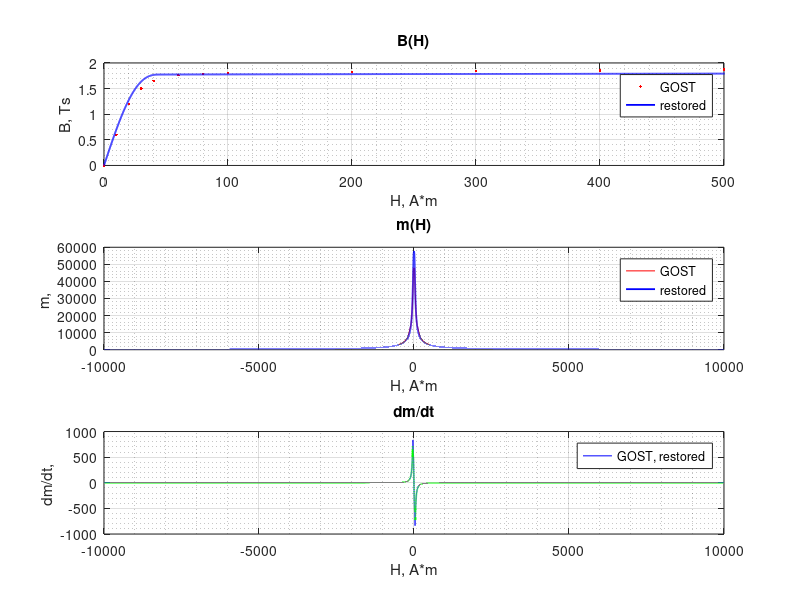

The MATLAB source for this figure:
%решение диф. уравнений
%function [dm1dH,m3,B3,H]=sat_curve()
function []=sat_curve()

    clear;clc;
    
    m0 = 4*pi*1e-7;
    B0 = 0.6;
    H0 = 10;
    m = B0/H0/m0;
    
    A1 = [
        -500 -1.87 ;
        -400 -1.855;
        -300 -1.84 ;
        -200 -1.825;
        -100 -1.8  ;
        -80  -1.785;
        -60  -1.76 ;
        -40  -1.65 ;
        -30  -1.5  ;
        -20  -1.2  ;
        -10  -0.6  ;
        0   0      ;
        10 	0.6    ;
        20 	1.2    ;
        30 	1.5    ;
        40 	1.65   ;
        60 	1.76   ;
        80 	1.785  ;
        100 1.8    ;
        200 1.825  ;
        300 1.84   ;
        400 1.855  ;
        500 1.87  ];
    
    H1 = A1(:,1);
    B1 = A1(:,2);
    
%% m1 m2
    m1 = B1./H1/m0;
    for i = 1:length(m1)
        if isnan(m1(i))
            m1(i) = m1(i-1);
        end
    end
    
%% dmdH
    H_max = 10000;
    %H = -500:0.01:500;
    H = -H_max:0.1:H_max;
    H_conj = 44;
    
    %p1 = polyfit(H1,m1,8);
    p1=[1.76e-3,0,-12.5,0,4.97e4];
    
    m1_conj = polyval(p1,H_conj);
    dp1 = polyder(p1);
    dm1dH_conj = polyval(dp1,H_conj);
    dm1dH_conj1 = -sign(H_conj)*m1_conj*H_conj/H_conj^2;
    c1 = dm1dH_conj/dm1dH_conj1;
%   
    for i = 1:length(H)    
        if abs(H(i))>H_conj
 %           m4(i) = sign(H(i))*m1_conj*H_conj/H(i)+150;
            m4(i) = sign(H(i))*m1_conj*H_conj/H(i);
        else
            m4(i) = polyval(p1,H(i));                   
        end
    end
    
    for i = 1:length(H)
        %if abs(H(i))>500
        %    dm1dH(i) = -sign(H(i))*m1_conj*H_conj/H(i)^2+150;
        %elseif abs(H(i))>H_conj
        if abs(H(i))>H_conj
            dm1dH(i) = -sign(H(i))*m1_conj*H_conj/H(i)^2;
        else
            dm1dH(i) = 1/c1*polyval(dp1,H(i));                   
        end
    end
    
    %dm1dH(i) = -sign(H(i))*m1_conj*H_conj/H(i)^2;
    %m3 = 1.55e3;
    m3 = 0.17e3;
    for i = 2:length(H)
        m3(i) = m3(i-1) + dm1dH(i)*(H(i)-H(i-1));
    end
    B3 = m3*m0.*H;
     
    for i = 2:length(H)
        dm4dH(i) = (m4(i)-m4(i-1))/(H(i)-H(i-1));
    end
    
%% plot
    subplot (3,1,1)
    plot(H1,B1,'.r',...
         H ,B3,'b'  ,...
         ...%H ,m4.*m0.*H,'g',...
        'MarkerSize',15,...
        'LineWidth',1.3);
    
    grid on
    grid minor
    title ('B(H)');
    legend ('GOST', 'restored');
    legend ('show');
    %xlim([-H_max H_max]);
    %ylim([-2.5 2.5]);
    xlim([0 500]);
    ylim([0 2]);
    ylabel('B, Ts');
    xlabel('H, A*m');
    
%%    
    subplot (3,1,2)
    plot(H1,m1,'r',...
         H ,m3,'b',...,
         ...%H ,m4,'g',...,
         'MarkerSize',15,...
         'LineWidth',1.3);
    grid on
    grid minor
    title ('m(H)');
    legend ('GOST', 'restored');
    legend ('show');
    ylabel('m, ');
    xlabel('H, A*m');
    xlim([-H_max H_max]);
    ylim([0 6e4]);
    
    
%%

    subplot (3,1,3)
    plot(H,dm1dH,'b',...
         H,dm4dH,'g--',...
        'LineWidth',1.3);
    grid on
    title ('dm/dt');
    grid on
    grid minor
    legend ('GOST, restored');
    legend ('show');
    ylabel('dm/dt, ');
    xlabel('H, A*m');
    xlim([-H_max H_max]);
    %xlim([-44.5 -43.5]);
    %ylim([-1000 1000]);
    
end